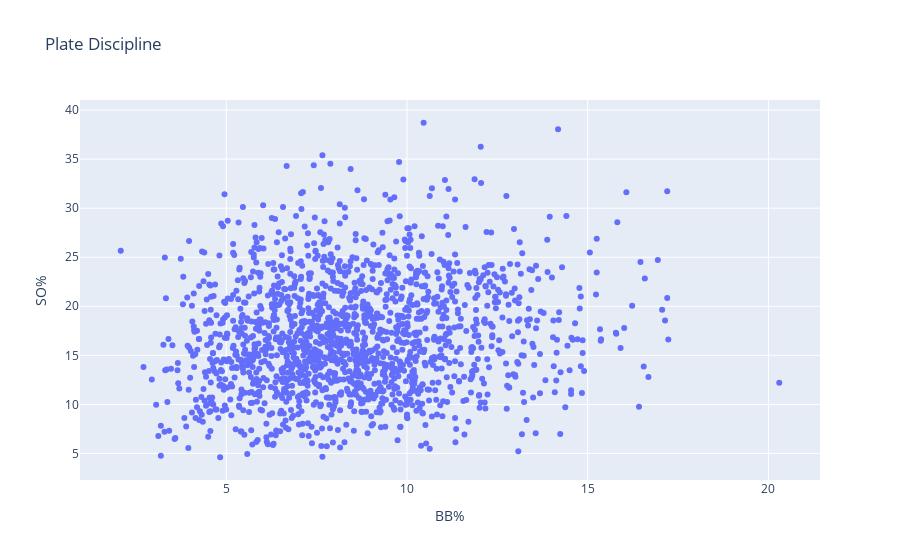

Notebook code for this chart:
### Code cell
#plotly 3
fig = go.Figure(data = go.Scatter(
    x=PlateDisc['BB%'],
    y=PlateDisc['SO%'],
    text=PlateDisc['FULL NAME'],
    mode = 'markers'
))
fig.update_layout(title_text="Plate Discipline")
fig.update_xaxes(title_text="BB%")
fig.update_yaxes(title_text="SO%")
fig.show()

### Figure 1 — Plotly figure (JSON) as saved in the notebook; plotly's stock layout.template omitted (floating-point values rounded to 4 significant figures; data arrays with more than 128 entries replaced by an {"elided": "..."} marker saying what was removed)
{"data": [{"mode": "markers", "text": {"elided": "1657 str values"}, "type": "scatter", "x": {"elided": "1657 float values"}, "y": {"elided": "1657 float values"}}], "layout": {"title": {"text": "Plate Discipline"}, "xaxis": {"title": {"text": "BB%"}}, "yaxis": {"title": {"text": "SO%"}}}}
